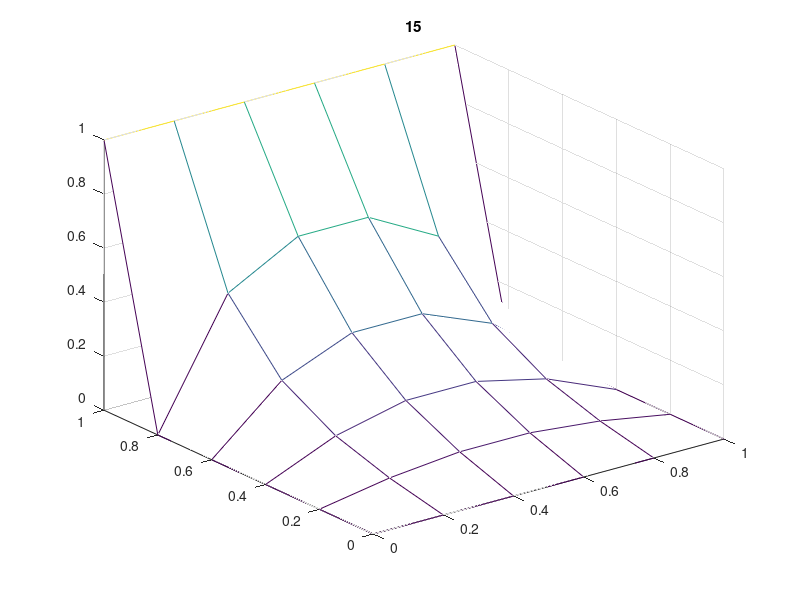

MATLAB code for this plot:
clear
format compact

% Extent of the System
h=0.2;
x=0:h:1;
y=0:h:1;
m=length(x);

omega=1:0.05:1.95;
omega = 2/(1+sin(pi/m));


% Main loop
ww=1;
for o = omega
    % Initial Conditions 
    phi=zeros(m);
    
    % Boundary Conditions: phi=0 everywhere except for y=1
    phi(m,:)=1;

    for n=1:1e4
      if rem(n,50)==0
        mesh(x,y,phi)
        title(n)
        drawnow
      end
    
      % Compute average of surrounding mesh points
      old=phi;
      for i=2:m-1
        for j=2:m-1
         phi(i,j)=(1-o)*phi(i,j) + o*0.25*(phi(i-1,j)+phi(i,j-1)+ ...
                          phi(i+1,j)+phi(i,j+1));
        end
      end
    
      % Evaluate convergence criteria
      diff=abs(old-phi);
      if max(max(diff))<1e-6
        break
      end   
    end
    nList(ww) = n;
    ww = ww + 1;
end
mesh(x,y,phi)
title(n)
disp(m)




